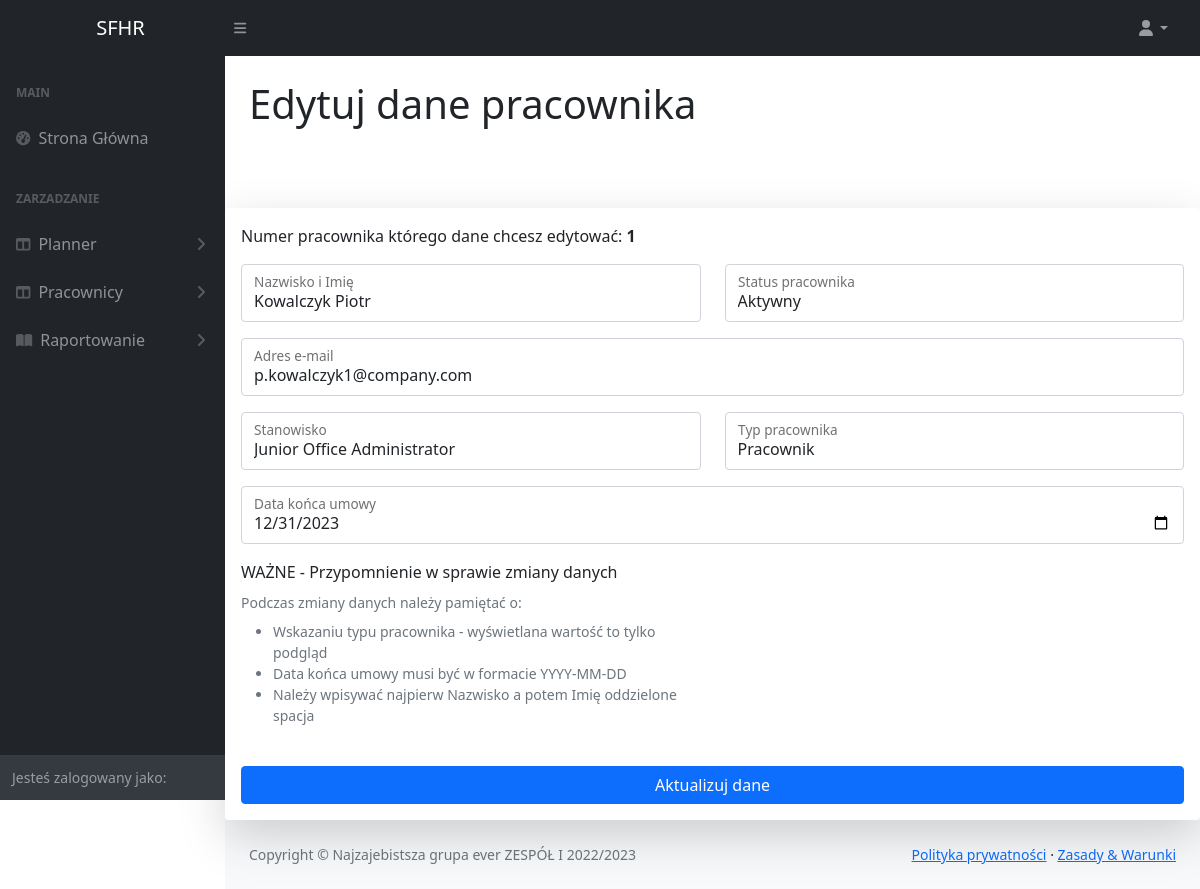
/Edit.php?edit=1, run on the app's committed database.
### tables this page shows
CREATE TABLE `users` (
  `id_user` int(255) NOT NULL,
  `full_name` text NOT NULL,
  `position` text NOT NULL,
  `type` text NOT NULL,
  `status` text NOT NULL,
  `email` text NOT NULL,
  `password` text NOT NULL,
  `end_date` date NOT NULL
);

### Edit.php (the view, shortened to what this page needs)
<?php
$servername = "localhost";
$username = "root";
$password = "";
$dbname = "projekt";
$conn = new mysqli($servername, $username, $password, $dbname);
$getid = $_GET['edit'];
$sql = "SELECT id_user, full_name, position, type, status, email, end_date FROM users WHERE `id_user` = '$getid'";
$query = mysqli_query($conn, $sql);
$result = mysqli_fetch_assoc($query);
$id = $result['id_user'];
$fn = $result['full_name'];
$stanowisko = $result['position'];
$tp = $result['type'];
$status = $result['status'];
$email = $result['email'];
$datakonca = $result['end_date'];
?>
<!DOCTYPE html>
<html lang="en">
    <head>
        <link href="css/styles.css" rel="stylesheet" />
    </head>
    <body class="body_class">
        <nav class="sb-topnav navbar navbar-expand navbar-dark bg-dark">
            <a class="Branding_Panel ps-3" href="homepage.php">SFHR</a>
            <button class="btn btn-link btn-sm order-1 order-lg-0 me-4 me-lg-0" id="sidebarToggle" href="#!"><i class="fas fa-bars"></i></button>
            <ul class="navbar-nav ms-auto ms-md-0 me-3 me-lg-4">
                <li class="nav-item dropdown">
                    <a class="nav-link dropdown-toggle" id="navbarDropdown" href="#" role="button" data-bs-toggle="dropdown" aria-expanded="false"><i class="fas fa-user fa-fw"></i></a>
                </li>
            </ul>
        </nav>
        <div id="layoutSidenav">
            <div id="layoutSidenav_nav">
                <nav class="sb-sidenav accordion sb-sidenav-dark" id="sidenavAccordion">
                    <div class="sb-sidenav-menu">
                        <div class="nav">
                            <div class="sb-sidenav-menu-heading">Main</div>
                            <a class="nav-link" href="homepage.php">
                            <div class="sb-nav-link-icon"><i class="fas fa-tachometer-alt"></i></div>
                            Strona Główna
                            </a>
                            <div class="sb-sidenav-menu-heading">Zarzadzanie</div>
                            <a class="nav-link collapsed" href="#" data-bs-toggle="collapse" data-bs-target="#collapseLayouts1" aria-expanded="false" aria-controls="collapseLayouts1">
                                <div class="sb-nav-link-icon"><i class="fas fa-columns"></i></div>
                                Planner
                                <div class="sb-sidenav-collapse-arrow"><i class="fas fa-angle-down"></i></div>
                            </a>
                            <a class = "nav-link collapsed" href="#" data-bs-toggle="collapse" data-bs-target="#collapseLayouts2" aria-expanded = "false" aria-controls="collapseLayouts2">
                                <div class="sb-nav-link-icon"><i class="fas fa-columns"></i></div>
                                Pracownicy
                                <div class="sb-sidenav-collapse-arrow"><i class="fas fa-angle-down"></i></div>
                            </a>
                            <a class="nav-link collapsed" href="#" data-bs-toggle="collapse" data-bs-target="#collapsePages" aria-expanded="false" aria-controls="collapsePages">
                                <div class="sb-nav-link-icon"><i class="fas fa-book-open"></i></div>
                                Raportowanie
                                <div class="sb-sidenav-collapse-arrow"><i class="fas fa-angle-down"></i></div>
                            </a>
                        </div>
                    </div>
                    <div class="sb-sidenav-footer">
                        <div class="small">Jesteś zalogowany jako:</div>
                    </div>
                </nav>
            </div>
            <div id="layoutSidenav_content">
                <main>
                    <div class="container-fluid px-4">
                        <h1 class="mt-4">Edytuj dane pracownika</h1>
                    </div>
                </main>
                                <div class="card shadow-lg border-0 rounded-lg mt-5">
                                    <div class="card-body">
                                        <form method="POST">
                                            <p>Numer pracownika którego dane chcesz edytować: <b> <?php echo $id; ?> </b></p>
                                            <div class="row mb-3">
                                                <div class="col-md-6">
                                                    <div class="form-floating mb-3 mb-md-0">
                                                        <input class="form-control" type="text" name="updfn" value="<?php echo $fn; ?>"/>
                                                        <label>Nazwisko i Imię</label>
                                                    </div>
                                                </div>
                                                <div class="col-md-6">
                                                    <div class="form-floating">
                                                        <input class="form-control" type="text" name="updstat" value="<?php echo $status; ?>"/>
                                                        <label>Status pracownika</label>
                                                    </div>
                                                </div>
                                            </div>
                                            <div class="form-floating mb-3">
                                                <input class="form-control" type="email" name="updem" value="<?php echo $email; ?>"/>
                                                <label>Adres e-mail</label>
                                            </div>
                                            <div class="row mb-3">
                                                <div class="col-md-6">
                                                    <div class="form-floating">
                                                        <input class="form-control" type="text" name="updstan" value="<?php echo $stanowisko; ?>"/>
                                                        <label>Stanowisko</label>
                                                    </div>
                                                </div>
                                                <div class="col-md-6">
                                                    <div class="form-floating mb-3 mb-md-0">
                                                        <select class="form-control" id="inputTypPracownika" name="updtp" type="text" Size="1">
                                                        <option selected disabled hidden><?php echo $tp; ?></option>
                                                        </select>
                                                        <label>Typ pracownika</label>
                                                    </div>
                                                </div>
                                            </div>
                                            <div class="form-floating mb-3">
                                                    <div class="form-floating mb-3 mb-md-0">
                                                        <input class="form-control" type="date" name="upded" value="<?php echo $datakonca; ?>" />
                                                        <label for="inputPassword">Data końca umowy</label>
                                                </div>
                                                </div>
                                                <div class="row mb-3">
                                                    <div class="col-md-6">
                                                        <p class="mb-2">WAŻNE - Przypomnienie w sprawie zmiany danych</p>
                                                        <p class="small text-muted mb-2">Podczas zmiany danych należy pamiętać o:</p>
                                                        <ul class="small text-muted pl-4 mb-0">
                                                        <li>Wskazaniu typu pracownika - wyświetlana wartość to tylko podgląd</li>
                                                        <li>Data końca umowy musi być w formacie YYYY-MM-DD</li>
                                                        <li>Należy wpisywać najpierw Nazwisko a potem Imię oddzielone spacja</li>
                                                        </ul>
                                                    </div>
                                            </div>
                                            <div class="mt-4 mb-0">
                                                <div class="d-grid"><input class="btn btn-primary btn-block" name="edit" type="submit" value="Aktualizuj dane"></div>
                                            </div>
                                        </form>
                                    </div>
                                </div>
                <footer class="py-4 bg-light mt-auto">
                    <div class="container-fluid px-4">
                        <div class="d-flex align-items-center justify-content-between small">
                            <div class="text-muted">Copyright &copy; Najzajebistsza grupa ever ZESPÓŁ I 2022/2023</div>
                            <div>
                                <a href="#">Polityka prywatności</a>
                                &middot;
                                <a href="#">Zasady &amp; Warunki</a>
                            </div>
                        </div>
                    </div>
                </footer>
            </div>
        </div>
    </body>
</html>

### data on the page
users: id_user "1", updfn "Kowalczyk Piotr", updstat "Aktywny", updem "p.kowalczyk1@company.com", updstan "Junior Office Administrator", updtp "Pracownik", upded "12/31/2023"
